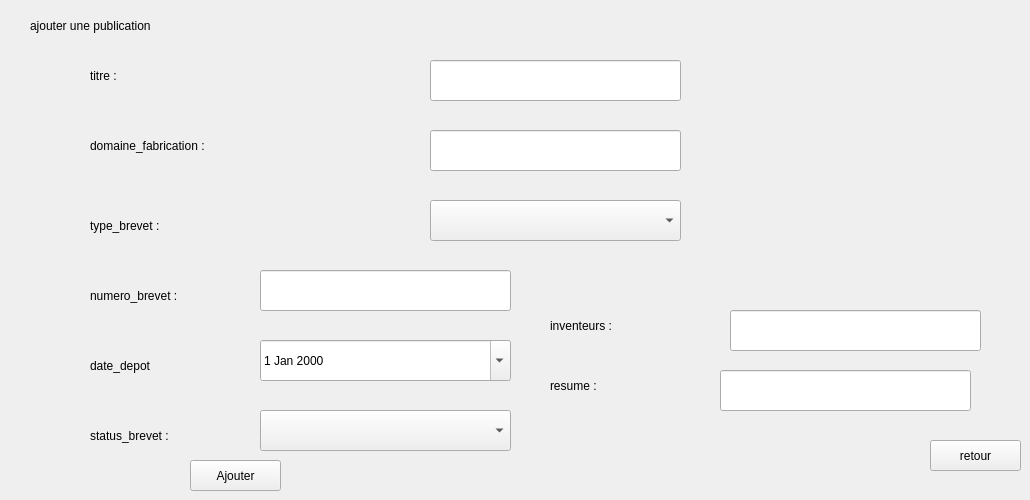
        <widget class="QWidget" name="page_9">
         <widget class="QPushButton" name="btnRetour">
          <property name="geometry">
           <rect>
            <x>930</x>
            <y>440</y>
            <width>91</width>
            <height>31</height>
           </rect>
          </property>
          <property name="text">
           <string>retour</string>
          </property>
         </widget>
         <widget class="QPushButton" name="btnAjouter_2">
          <property name="geometry">
           <rect>
            <x>190</x>
            <y>460</y>
            <width>91</width>
            <height>31</height>
           </rect>
          </property>
          <property name="text">
           <string>Ajouter</string>
          </property>
         </widget>
         <widget class="QLabel" name="LblTo_3">
          <property name="geometry">
           <rect>
            <x>30</x>
            <y>10</y>
            <width>201</width>
            <height>31</height>
           </rect>
          </property>
          <property name="text">
           <string>ajouter une publication</string>
          </property>
         </widget>
         <widget class="QLabel" name="LblTo_4">
          <property name="geometry">
           <rect>
            <x>90</x>
            <y>60</y>
            <width>201</width>
            <height>31</height>
           </rect>
          </property>
          <property name="text">
           <string>titre :</string>
          </property>
         </widget>
         <widget class="QLabel" name="LblTo_5">
          <property name="geometry">
           <rect>
            <x>550</x>
            <y>370</y>
            <width>201</width>
            <height>31</height>
           </rect>
          </property>
          <property name="text">
           <string>resume :</string>
          </property>
         </widget>
         <widget class="QLabel" name="LblTo_6">
          <property name="geometry">
           <rect>
            <x>550</x>
            <y>310</y>
            <width>201</width>
            <height>31</height>
           </rect>
          </property>
          <property name="text">
           <string>inventeurs :</string>
          </property>
         </widget>
         <widget class="QLabel" name="LblTo_7">
          <property name="geometry">
           <rect>
            <x>90</x>
            <y>130</y>
            <width>171</width>
            <height>31</height>
           </rect>
          </property>
          <property name="text">
           <string>domaine_fabrication :</string>
          </property>
         </widget>
         <widget class="QLabel" name="LblTo_8">
          <property name="geometry">
           <rect>
            <x>90</x>
            <y>350</y>
            <width>201</width>
            <height>31</height>
           </rect>
          </property>
          <property name="text">
           <string>date_depot</string>
          </property>
         </widget>
         <widget class="QLabel" name="LblTo_9">
          <property name="geometry">
           <rect>
            <x>90</x>
            <y>210</y>
            <width>201</width>
            <height>31</height>
           </rect>
          </property>
          <property name="text">
           <string>type_brevet :</string>
          </property>
         </widget>
         <widget class="QLabel" name="LblTo_10">
          <property name="geometry">
           <rect>
            <x>90</x>
            <y>280</y>
            <width>201</width>
            <height>31</height>
           </rect>
          </property>
          <property name="text">
           <string>numero_brevet :</string>
          </property>
         </widget>
         <widget class="QLabel" name="LblTo_11">
          <property name="geometry">
           <rect>
            <x>90</x>
            <y>420</y>
            <width>201</width>
            <height>31</height>
           </rect>
          </property>
          <property name="text">
           <string>status_brevet :</string>
          </property>
         </widget>
         <widget class="QComboBox" name="CbType_3">
          <property name="geometry">
           <rect>
            <x>430</x>
            <y>200</y>
            <width>251</width>
            <height>41</height>
           </rect>
          </property>
         </widget>
         <widget class="QDateEdit" name="DateTo_3">
          <property name="geometry">
           <rect>
            <x>260</x>
            <y>340</y>
            <width>251</width>
            <height>41</height>
           </rect>
          </property>
          <property name="calendarPopup">
           <bool>true</bool>
          </property>
         </widget>
         <widget class="QComboBox" name="CbType_4">
          <property name="geometry">
           <rect>
            <x>260</x>
            <y>410</y>
            <width>251</width>
            <height>41</height>
           </rect>
          </property>
         </widget>
         <widget class="QLineEdit" name="lineEdit_5">
          <property name="geometry">
           <rect>
            <x>260</x>
            <y>270</y>
            <width>251</width>
            <height>41</height>
           </rect>
          </property>
         </widget>
         <widget class="QLineEdit" name="lineEdit_11">
          <property name="geometry">
           <rect>
            <x>730</x>
            <y>310</y>
            <width>251</width>
            <height>41</height>
           </rect>
          </property>
         </widget>
         <widget class="QLineEdit" name="lineEdit_12">
          <property name="geometry">
           <rect>
            <x>430</x>
            <y>60</y>
            <width>251</width>
            <height>41</height>
           </rect>
          </property>
         </widget>
         <widget class="QLineEdit" name="lineEdit_13">
          <property name="geometry">
           <rect>
            <x>430</x>
            <y>130</y>
            <width>251</width>
            <height>41</height>
           </rect>
          </property>
         </widget>
         <widget class="QLineEdit" name="lineEdit_14">
          <property name="geometry">
           <rect>
            <x>720</x>
            <y>370</y>
            <width>251</width>
            <height>41</height>
           </rect>
          </property>
         </widget>
        </widget>
